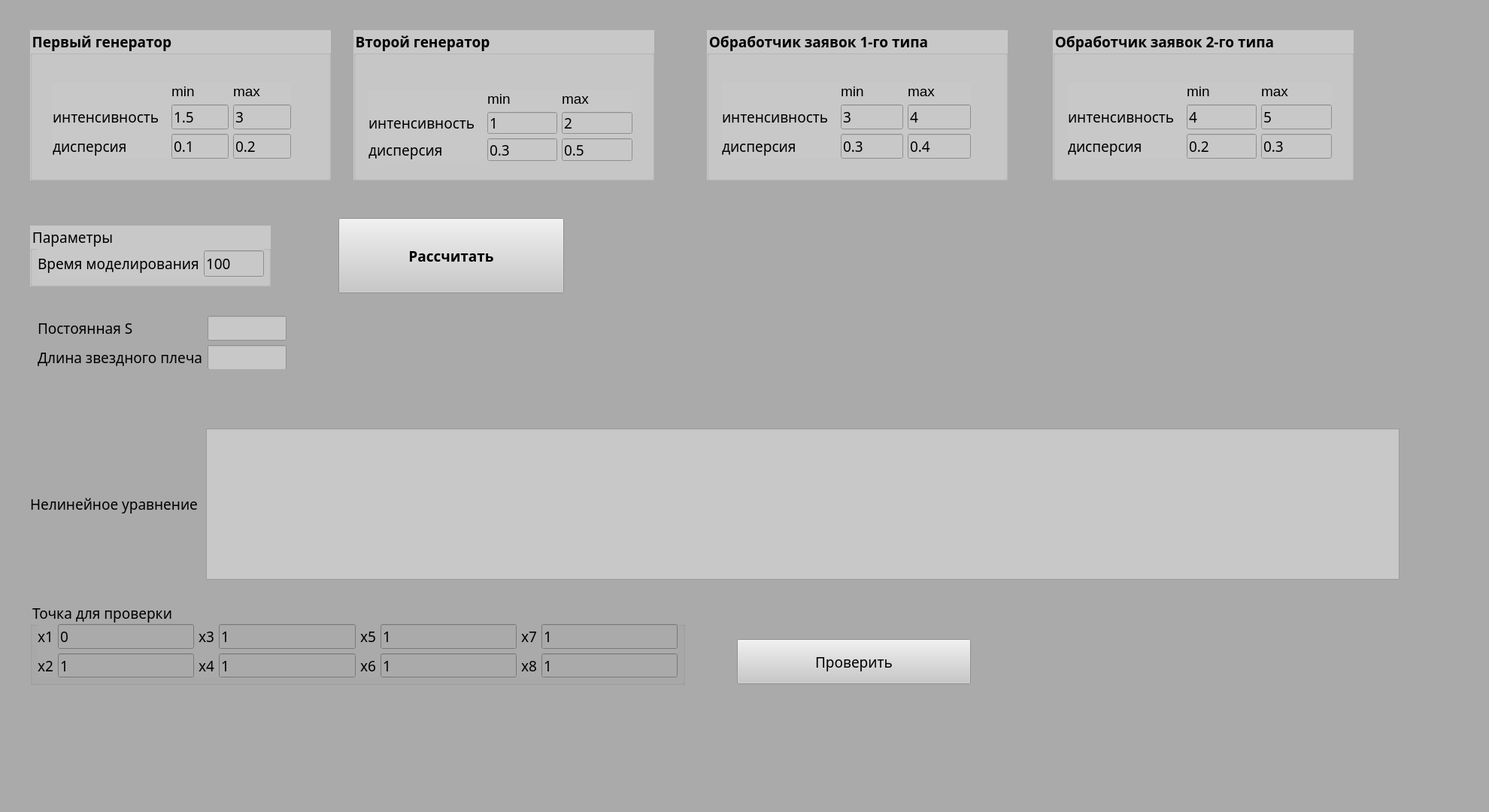
<?xml version="1.0" encoding="UTF-8"?>
<ui version="4.0">
 <class>Form</class>
 <widget class="QWidget" name="Form">
  <property name="geometry">
   <rect>
    <x>0</x>
    <y>0</y>
    <width>1980</width>
    <height>1080</height>
   </rect>
  </property>
  <property name="sizePolicy">
   <sizepolicy hsizetype="Fixed" vsizetype="Fixed">
    <horstretch>0</horstretch>
    <verstretch>0</verstretch>
   </sizepolicy>
  </property>
  <property name="font">
   <font>
    <family>Monaco</family>
    <pointsize>14</pointsize>
   </font>
  </property>
  <property name="windowTitle">
   <string>EP_lab4</string>
  </property>
  <property name="styleSheet">
   <string notr="true">background-color: rgb(170, 170, 170);</string>
  </property>
  <widget class="QPushButton" name="calc_button">
   <property name="geometry">
    <rect>
     <x>450</x>
     <y>290</y>
     <width>300</width>
     <height>100</height>
    </rect>
   </property>
   <property name="font">
    <font>
     <family>Monaco</family>
     <pointsize>14</pointsize>
     <bold>true</bold>
    </font>
   </property>
   <property name="styleSheet">
    <string notr="true">background-color: rgb(200, 200, 200);</string>
   </property>
   <property name="text">
    <string>Рассчитать</string>
   </property>
  </widget>
  <widget class="QGroupBox" name="groupBox_3">
   <property name="geometry">
    <rect>
     <x>40</x>
     <y>300</y>
     <width>320</width>
     <height>81</height>
    </rect>
   </property>
   <property name="font">
    <font>
     <family>Monaco</family>
     <pointsize>14</pointsize>
    </font>
   </property>
   <property name="styleSheet">
    <string notr="true">background-color: rgb(200, 200, 200);</string>
   </property>
   <property name="title">
    <string>Параметры</string>
   </property>
   <widget class="QWidget" name="gridLayoutWidget_4">
    <property name="geometry">
     <rect>
      <x>10</x>
      <y>30</y>
      <width>301</width>
      <height>41</height>
     </rect>
    </property>
    <layout class="QGridLayout" name="gridLayout_6">
     <item row="0" column="0">
      <widget class="QLabel" name="label_req_cnt">
       <property name="font">
        <font>
         <family>Monaco</family>
         <pointsize>14</pointsize>
        </font>
       </property>
       <property name="text">
        <string>Время моделирования</string>
       </property>
      </widget>
     </item>
     <item row="0" column="1">
      <widget class="QLineEdit" name="line_edit_time">
       <property name="font">
        <font>
         <family>Monaco</family>
         <pointsize>14</pointsize>
        </font>
       </property>
       <property name="text">
        <string>100</string>
       </property>
      </widget>
     </item>
    </layout>
   </widget>
  </widget>
  <widget class="QGroupBox" name="groupBox_4">
   <property name="geometry">
    <rect>
     <x>40</x>
     <y>800</y>
     <width>871</width>
     <height>111</height>
    </rect>
   </property>
   <property name="font">
    <font>
     <family>Monaco</family>
     <pointsize>14</pointsize>
    </font>
   </property>
   <property name="title">
    <string>Точка для проверки</string>
   </property>
   <widget class="QWidget" name="gridLayoutWidget_5">
    <property name="geometry">
     <rect>
      <x>10</x>
      <y>30</y>
      <width>851</width>
      <height>71</height>
     </rect>
    </property>
    <layout class="QGridLayout" name="gridLayout_8">
     <item row="1" column="4">
      <widget class="QLineEdit" name="line_edit_x4_full">
       <property name="font">
        <font>
         <family>Monaco</family>
         <pointsize>14</pointsize>
        </font>
       </property>
       <property name="text">
        <string>1</string>
       </property>
      </widget>
     </item>
     <item row="1" column="2">
      <widget class="QLineEdit" name="line_edit_x2_full">
       <property name="font">
        <font>
         <family>Monaco</family>
         <pointsize>14</pointsize>
        </font>
       </property>
       <property name="text">
        <string>1</string>
       </property>
      </widget>
     </item>
     <item row="0" column="4">
      <widget class="QLineEdit" name="line_edit_x3_full">
       <property name="font">
        <font>
         <family>Monaco</family>
         <pointsize>14</pointsize>
        </font>
       </property>
       <property name="text">
        <string>1</string>
       </property>
      </widget>
     </item>
     <item row="1" column="3">
      <widget class="QLabel" name="label_a_13">
       <property name="font">
        <font>
         <family>Monaco</family>
         <pointsize>14</pointsize>
        </font>
       </property>
       <property name="text">
        <string notr="true">x4</string>
       </property>
      </widget>
     </item>
     <item row="0" column="2">
      <widget class="QLineEdit" name="line_edit_x1_full">
       <property name="font">
        <font>
         <family>Monaco</family>
         <pointsize>14</pointsize>
        </font>
       </property>
       <property name="text">
        <string>0</string>
       </property>
      </widget>
     </item>
     <item row="0" column="5">
      <widget class="QLabel" name="label_a_14">
       <property name="font">
        <font>
         <family>Monaco</family>
         <pointsize>14</pointsize>
        </font>
       </property>
       <property name="text">
        <string notr="true">x5</string>
       </property>
      </widget>
     </item>
     <item row="1" column="7">
      <widget class="QLabel" name="label_a_26">
       <property name="font">
        <font>
         <family>Monaco</family>
         <pointsize>14</pointsize>
        </font>
       </property>
       <property name="text">
        <string notr="true">x8</string>
       </property>
      </widget>
     </item>
     <item row="1" column="0">
      <widget class="QLabel" name="label_a_7">
       <property name="font">
        <font>
         <family>Monaco</family>
         <pointsize>14</pointsize>
        </font>
       </property>
       <property name="text">
        <string notr="true">x2</string>
       </property>
      </widget>
     </item>
     <item row="1" column="6">
      <widget class="QLineEdit" name="line_edit_x6_full">
       <property name="font">
        <font>
         <family>Monaco</family>
         <pointsize>14</pointsize>
        </font>
       </property>
       <property name="text">
        <string>1</string>
       </property>
      </widget>
     </item>
     <item row="0" column="3">
      <widget class="QLabel" name="label_a_12">
       <property name="font">
        <font>
         <family>Monaco</family>
         <pointsize>14</pointsize>
        </font>
       </property>
       <property name="text">
        <string notr="true">x3</string>
       </property>
      </widget>
     </item>
     <item row="0" column="7">
      <widget class="QLabel" name="label_a_25">
       <property name="font">
        <font>
         <family>Monaco</family>
         <pointsize>14</pointsize>
        </font>
       </property>
       <property name="text">
        <string notr="true">x7</string>
       </property>
      </widget>
     </item>
     <item row="0" column="6">
      <widget class="QLineEdit" name="line_edit_x5_full">
       <property name="font">
        <font>
         <family>Monaco</family>
         <pointsize>14</pointsize>
        </font>
       </property>
       <property name="text">
        <string>1</string>
       </property>
      </widget>
     </item>
     <item row="1" column="5">
      <widget class="QLabel" name="label_a_15">
       <property name="font">
        <font>
         <family>Monaco</family>
         <pointsize>14</pointsize>
        </font>
       </property>
       <property name="text">
        <string notr="true">x6</string>
       </property>
      </widget>
     </item>
     <item row="0" column="0">
      <widget class="QLabel" name="label_a_9">
       <property name="font">
        <font>
         <family>Monaco</family>
         <pointsize>14</pointsize>
        </font>
       </property>
       <property name="text">
        <string notr="true">x1</string>
       </property>
      </widget>
     </item>
     <item row="0" column="8">
      <widget class="QLineEdit" name="line_edit_x7_full">
       <property name="font">
        <font>
         <family>Monaco</family>
         <pointsize>14</pointsize>
        </font>
       </property>
       <property name="text">
        <string>1</string>
       </property>
      </widget>
     </item>
     <item row="1" column="8">
      <widget class="QLineEdit" name="line_edit_x8_full">
       <property name="font">
        <font>
         <family>Monaco</family>
         <pointsize>14</pointsize>
        </font>
       </property>
       <property name="text">
        <string>1</string>
       </property>
      </widget>
     </item>
    </layout>
   </widget>
  </widget>
  <widget class="QPushButton" name="check_full_button">
   <property name="geometry">
    <rect>
     <x>980</x>
     <y>850</y>
     <width>311</width>
     <height>60</height>
    </rect>
   </property>
   <property name="font">
    <font>
     <family>Monaco</family>
     <pointsize>14</pointsize>
    </font>
   </property>
   <property name="styleSheet">
    <string notr="true">background-color: rgb(200, 200, 200);</string>
   </property>
   <property name="text">
    <string>Проверить</string>
   </property>
  </widget>
  <widget class="QWidget" name="gridLayoutWidget_7">
   <property name="geometry">
    <rect>
     <x>40</x>
     <y>570</y>
     <width>1821</width>
     <height>201</height>
    </rect>
   </property>
   <layout class="QGridLayout" name="gridLayout">
    <item row="0" column="1">
     <widget class="QTextEdit" name="line_edit_nonlin_regr">
      <property name="styleSheet">
       <string notr="true">background-color: rgb(200, 200, 200);</string>
      </property>
     </widget>
    </item>
    <item row="0" column="0">
     <widget class="QLabel" name="label_b_9">
      <property name="font">
       <font>
        <family>Monaco</family>
        <pointsize>14</pointsize>
       </font>
      </property>
      <property name="text">
       <string notr="true">Нелинейное уравнение </string>
      </property>
     </widget>
    </item>
   </layout>
  </widget>
  <widget class="QWidget" name="gridLayoutWidget_3">
   <property name="geometry">
    <rect>
     <x>50</x>
     <y>420</y>
     <width>331</width>
     <height>71</height>
    </rect>
   </property>
   <layout class="QGridLayout" name="gridLayout_2">
    <item row="0" column="0">
     <widget class="QLabel" name="label_a_8">
      <property name="font">
       <font>
        <family>Monaco</family>
        <pointsize>14</pointsize>
       </font>
      </property>
      <property name="text">
       <string notr="true">Постоянная S</string>
      </property>
     </widget>
    </item>
    <item row="2" column="0">
     <widget class="QLabel" name="label_b_8">
      <property name="font">
       <font>
        <family>Monaco</family>
        <pointsize>14</pointsize>
       </font>
      </property>
      <property name="text">
       <string notr="true">Длина звездного плеча</string>
      </property>
     </widget>
    </item>
    <item row="0" column="1">
     <widget class="QLineEdit" name="line_edit_s">
      <property name="font">
       <font>
        <family>Monaco</family>
        <pointsize>14</pointsize>
       </font>
      </property>
      <property name="styleSheet">
       <string notr="true">background-color: rgb(200, 200, 200);</string>
      </property>
      <property name="text">
       <string/>
      </property>
     </widget>
    </item>
    <item row="2" column="1">
     <widget class="QLineEdit" name="line_edit_s_length">
      <property name="font">
       <font>
        <family>Monaco</family>
        <pointsize>14</pointsize>
       </font>
      </property>
      <property name="styleSheet">
       <string notr="true">background-color: rgb(200, 200, 200);</string>
      </property>
      <property name="text">
       <string/>
      </property>
     </widget>
    </item>
   </layout>
  </widget>
  <widget class="QGroupBox" name="groupBox">
   <property name="geometry">
    <rect>
     <x>40</x>
     <y>40</y>
     <width>400</width>
     <height>200</height>
    </rect>
   </property>
   <property name="font">
    <font>
     <family>Monaco</family>
     <pointsize>14</pointsize>
     <bold>true</bold>
    </font>
   </property>
   <property name="styleSheet">
    <string notr="true">background-color: rgb(200, 200, 200);</string>
   </property>
   <property name="title">
    <string>Первый генератор</string>
   </property>
   <widget class="QWidget" name="gridLayoutWidget">
    <property name="geometry">
     <rect>
      <x>30</x>
      <y>70</y>
      <width>317</width>
      <height>101</height>
     </rect>
    </property>
    <layout class="QGridLayout" name="gridLayout_3">
     <item row="2" column="0">
      <widget class="QLabel" name="label_a_2">
       <property name="font">
        <font>
         <family>Monaco</family>
         <pointsize>14</pointsize>
        </font>
       </property>
       <property name="text">
        <string notr="true">дисперсия</string>
       </property>
      </widget>
     </item>
     <item row="0" column="2">
      <widget class="QLabel" name="label_8">
       <property name="font">
        <font>
         <pointsize>14</pointsize>
        </font>
       </property>
       <property name="text">
        <string>max</string>
       </property>
      </widget>
     </item>
     <item row="2" column="2">
      <widget class="QLineEdit" name="line_edit_max_gen_var">
       <property name="font">
        <font>
         <family>Monaco</family>
         <pointsize>14</pointsize>
        </font>
       </property>
       <property name="text">
        <string>0.2</string>
       </property>
      </widget>
     </item>
     <item row="1" column="1">
      <widget class="QLineEdit" name="line_edit_min_gen_int">
       <property name="font">
        <font>
         <family>Monaco</family>
         <pointsize>14</pointsize>
        </font>
       </property>
       <property name="text">
        <string>1.5</string>
       </property>
      </widget>
     </item>
     <item row="1" column="0">
      <widget class="QLabel" name="label_b">
       <property name="font">
        <font>
         <family>Monaco</family>
         <pointsize>14</pointsize>
        </font>
       </property>
       <property name="text">
        <string notr="true">интенсивность  </string>
       </property>
      </widget>
     </item>
     <item row="0" column="1">
      <widget class="QLabel" name="label_5">
       <property name="font">
        <font>
         <pointsize>14</pointsize>
        </font>
       </property>
       <property name="text">
        <string>min</string>
       </property>
      </widget>
     </item>
     <item row="2" column="1">
      <widget class="QLineEdit" name="line_edit_min_gen_var">
       <property name="font">
        <font>
         <family>Monaco</family>
         <pointsize>14</pointsize>
        </font>
       </property>
       <property name="text">
        <string>0.1</string>
       </property>
      </widget>
     </item>
     <item row="1" column="2">
      <widget class="QLineEdit" name="line_edit_max_gen_int">
       <property name="font">
        <font>
         <family>Monaco</family>
         <pointsize>14</pointsize>
        </font>
       </property>
       <property name="text">
        <string>3</string>
       </property>
      </widget>
     </item>
    </layout>
   </widget>
  </widget>
  <widget class="QGroupBox" name="groupBox_2">
   <property name="geometry">
    <rect>
     <x>940</x>
     <y>40</y>
     <width>400</width>
     <height>200</height>
    </rect>
   </property>
   <property name="font">
    <font>
     <family>Monaco</family>
     <pointsize>14</pointsize>
     <bold>true</bold>
    </font>
   </property>
   <property name="styleSheet">
    <string notr="true">background-color: rgb(200, 200, 200);</string>
   </property>
   <property name="title">
    <string>Обработчик заявок 1-го типа</string>
   </property>
   <widget class="QWidget" name="gridLayoutWidget_2">
    <property name="geometry">
     <rect>
      <x>20</x>
      <y>70</y>
      <width>331</width>
      <height>101</height>
     </rect>
    </property>
    <layout class="QGridLayout" name="gridLayout_4">
     <item row="2" column="0">
      <widget class="QLabel" name="label_a_3">
       <property name="font">
        <font>
         <family>Monaco</family>
         <pointsize>14</pointsize>
        </font>
       </property>
       <property name="text">
        <string notr="true">дисперсия </string>
       </property>
      </widget>
     </item>
     <item row="2" column="1">
      <widget class="QLineEdit" name="line_edit_min_pm_var_1">
       <property name="font">
        <font>
         <family>Monaco</family>
         <pointsize>14</pointsize>
        </font>
       </property>
       <property name="text">
        <string>0.3</string>
       </property>
      </widget>
     </item>
     <item row="2" column="2">
      <widget class="QLineEdit" name="line_edit_max_pm_var_1">
       <property name="font">
        <font>
         <family>Monaco</family>
         <pointsize>14</pointsize>
        </font>
       </property>
       <property name="text">
        <string>0.4</string>
       </property>
      </widget>
     </item>
     <item row="1" column="0">
      <widget class="QLabel" name="label_a_4">
       <property name="font">
        <font>
         <family>Monaco</family>
         <pointsize>14</pointsize>
        </font>
       </property>
       <property name="text">
        <string notr="true">интенсивность  </string>
       </property>
      </widget>
     </item>
     <item row="1" column="1">
      <widget class="QLineEdit" name="line_edit_min_pm_int_1">
       <property name="font">
        <font>
         <family>Monaco</family>
         <pointsize>14</pointsize>
        </font>
       </property>
       <property name="text">
        <string>3</string>
       </property>
      </widget>
     </item>
     <item row="0" column="1">
      <widget class="QLabel" name="label_6">
       <property name="font">
        <font>
         <pointsize>14</pointsize>
        </font>
       </property>
       <property name="text">
        <string>min</string>
       </property>
      </widget>
     </item>
     <item row="0" column="2">
      <widget class="QLabel" name="label_7">
       <property name="font">
        <font>
         <pointsize>14</pointsize>
        </font>
       </property>
       <property name="text">
        <string>max</string>
       </property>
      </widget>
     </item>
     <item row="1" column="2">
      <widget class="QLineEdit" name="line_edit_max_pm_int_1">
       <property name="font">
        <font>
         <family>Monaco</family>
         <pointsize>14</pointsize>
        </font>
       </property>
       <property name="text">
        <string>4</string>
       </property>
      </widget>
     </item>
    </layout>
   </widget>
  </widget>
  <widget class="QGroupBox" name="groupBox_5">
   <property name="geometry">
    <rect>
     <x>470</x>
     <y>40</y>
     <width>400</width>
     <height>200</height>
    </rect>
   </property>
   <property name="font">
    <font>
     <family>Monaco</family>
     <pointsize>14</pointsize>
     <bold>true</bold>
    </font>
   </property>
   <property name="styleSheet">
    <string notr="true">background-color: rgb(200, 200, 200);</string>
   </property>
   <property name="title">
    <string>Второй генератор</string>
   </property>
   <widget class="QWidget" name="gridLayoutWidget_6">
    <property name="geometry">
     <rect>
      <x>20</x>
      <y>80</y>
      <width>351</width>
      <height>94</height>
     </rect>
    </property>
    <layout class="QGridLayout" name="gridLayout_5">
     <item row="1" column="0">
      <widget class="QLabel" name="label_a_6">
       <property name="font">
        <font>
         <family>Monaco</family>
         <pointsize>14</pointsize>
        </font>
       </property>
       <property name="text">
        <string notr="true">интенсивность  </string>
       </property>
      </widget>
     </item>
     <item row="0" column="1">
      <widget class="QLabel" name="label_3">
       <property name="font">
        <font>
         <pointsize>14</pointsize>
        </font>
       </property>
       <property name="text">
        <string>min</string>
       </property>
      </widget>
     </item>
     <item row="2" column="2">
      <widget class="QLineEdit" name="line_edit_max_gen_var_2">
       <property name="font">
        <font>
         <family>Monaco</family>
         <pointsize>14</pointsize>
        </font>
       </property>
       <property name="text">
        <string>0.5</string>
       </property>
      </widget>
     </item>
     <item row="1" column="2">
      <widget class="QLineEdit" name="line_edit_max_gen_int_2">
       <property name="font">
        <font>
         <family>Monaco</family>
         <pointsize>14</pointsize>
        </font>
       </property>
       <property name="text">
        <string>2</string>
       </property>
      </widget>
     </item>
     <item row="0" column="2">
      <widget class="QLabel" name="label_4">
       <property name="font">
        <font>
         <pointsize>14</pointsize>
        </font>
       </property>
       <property name="text">
        <string>max</string>
       </property>
      </widget>
     </item>
     <item row="1" column="1">
      <widget class="QLineEdit" name="line_edit_min_gen_int_2">
       <property name="font">
        <font>
         <family>Monaco</family>
         <pointsize>14</pointsize>
        </font>
       </property>
       <property name="text">
        <string>1</string>
       </property>
      </widget>
     </item>
     <item row="2" column="1">
      <widget class="QLineEdit" name="line_edit_min_gen_var_2">
       <property name="font">
        <font>
         <family>Monaco</family>
         <pointsize>14</pointsize>
        </font>
       </property>
       <property name="text">
        <string>0.3</string>
       </property>
      </widget>
     </item>
     <item row="2" column="0">
      <widget class="QLabel" name="label_a_5">
       <property name="font">
        <font>
         <family>Monaco</family>
         <pointsize>14</pointsize>
        </font>
       </property>
       <property name="text">
        <string notr="true">дисперсия</string>
       </property>
      </widget>
     </item>
    </layout>
   </widget>
  </widget>
  <widget class="QGroupBox" name="groupBox_7">
   <property name="geometry">
    <rect>
     <x>1400</x>
     <y>40</y>
     <width>400</width>
     <height>200</height>
    </rect>
   </property>
   <property name="font">
    <font>
     <family>Monaco</family>
     <pointsize>14</pointsize>
     <bold>true</bold>
    </font>
   </property>
   <property name="styleSheet">
    <string notr="true">background-color: rgb(200, 200, 200);</string>
   </property>
   <property name="title">
    <string>Обработчик заявок 2-го типа</string>
   </property>
   <widget class="QWidget" name="gridLayoutWidget_8">
    <property name="geometry">
     <rect>
      <x>20</x>
      <y>70</y>
      <width>351</width>
      <height>101</height>
     </rect>
    </property>
    <layout class="QGridLayout" name="gridLayout_10">
     <item row="1" column="2">
      <widget class="QLineEdit" name="line_edit_max_pm_int_2">
       <property name="font">
        <font>
         <family>Monaco</family>
         <pointsize>14</pointsize>
        </font>
       </property>
       <property name="text">
        <string>5</string>
       </property>
      </widget>
     </item>
     <item row="0" column="1">
      <widget class="QLabel" name="label">
       <property name="font">
        <font>
         <pointsize>14</pointsize>
        </font>
       </property>
       <property name="text">
        <string>min</string>
       </property>
      </widget>
     </item>
     <item row="0" column="2">
      <widget class="QLabel" name="label_2">
       <property name="font">
        <font>
         <pointsize>14</pointsize>
        </font>
       </property>
       <property name="text">
        <string>max</string>
       </property>
      </widget>
     </item>
     <item row="1" column="1">
      <widget class="QLineEdit" name="line_edit_min_pm_int_2">
       <property name="font">
        <font>
         <family>Monaco</family>
         <pointsize>14</pointsize>
        </font>
       </property>
       <property name="text">
        <string>4</string>
       </property>
      </widget>
     </item>
     <item row="2" column="1">
      <widget class="QLineEdit" name="line_edit_min_pm_var_2">
       <property name="font">
        <font>
         <family>Monaco</family>
         <pointsize>14</pointsize>
        </font>
       </property>
       <property name="text">
        <string>0.2</string>
       </property>
      </widget>
     </item>
     <item row="2" column="0">
      <widget class="QLabel" name="label_a_23">
       <property name="font">
        <font>
         <family>Monaco</family>
         <pointsize>14</pointsize>
        </font>
       </property>
       <property name="text">
        <string notr="true">дисперсия</string>
       </property>
      </widget>
     </item>
     <item row="1" column="0">
      <widget class="QLabel" name="label_a_24">
       <property name="font">
        <font>
         <family>Monaco</family>
         <pointsize>14</pointsize>
        </font>
       </property>
       <property name="text">
        <string notr="true">интенсивность  </string>
       </property>
      </widget>
     </item>
     <item row="2" column="2">
      <widget class="QLineEdit" name="line_edit_max_pm_var_2">
       <property name="font">
        <font>
         <family>Monaco</family>
         <pointsize>14</pointsize>
        </font>
       </property>
       <property name="text">
        <string>0.3</string>
       </property>
      </widget>
     </item>
    </layout>
   </widget>
  </widget>
 </widget>
 <resources/>
 <connections/>
</ui>
